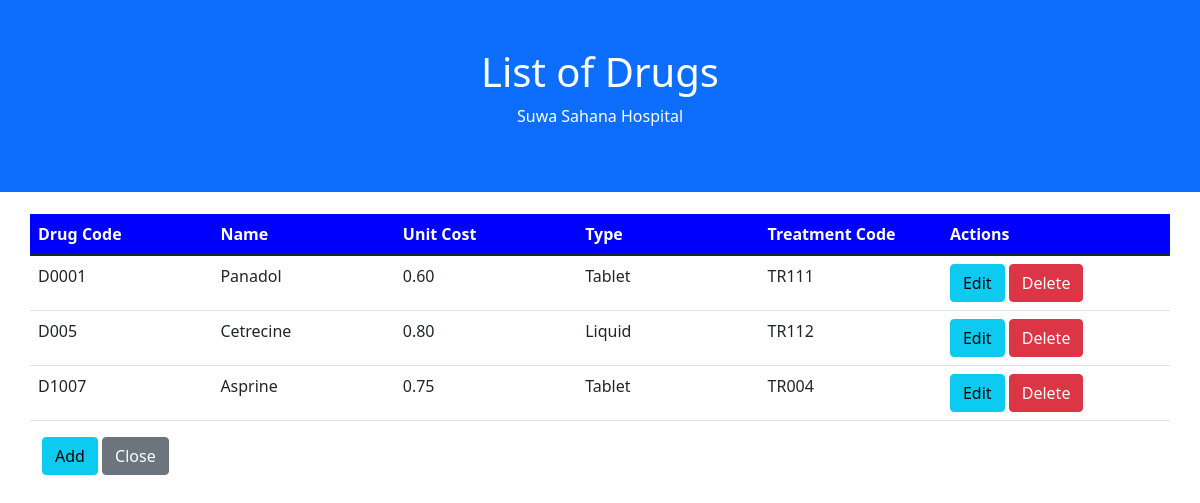
Page /pages/drugs.php on the committed database.
### tables this page shows
CREATE TABLE `drug` (
  `Drug_Code` varchar(5) NOT NULL,
  `Name` varchar(40) NOT NULL,
  `Unit_Cost` decimal(4,2) NOT NULL,
  `Type` varchar(20) NOT NULL,
  `Treatment_Code` varchar(5) NOT NULL
);

### pages/drugs.php (the view, shortened to what this page needs)
<?php
$database = createMySQLConn();
$res_select = $database->query("SELECT * FROM `drug`");
?>
<!doctype html>
<html lang="en">
<head>
    <link href="https://cdn.jsdelivr.net/npm/bootstrap@5.1.1/dist/css/bootstrap.min.css" rel="stylesheet"
>
</head>
<body>
<div class="container-fluid p-5 bg-primary text-white text-center">
    <h1>List of Drugs</h1>
    <p>Suwa Sahana Hospital</p>
</div>
<div class="container-fluid" style="margin-top: 20px;" id="nav-bed">
    <div class="container">
        <div class="row justify-content-center">
            <table class="table table-hover">
                <col style="width: 16%;" />
                <col style="width: 16%;" />
                <col style="width: 16%;" />
                <col style="width: 16%;" />
                <col style="width: 16%;" />
                <col style="width: 20%;" />
                <thead style="background-color: blue; color: white">
                <tr>
                    <th scope="col">Drug Code</th>
                    <th scope="col">Name</th>
                    <th scope="col">Unit Cost</th>
                    <th scope="col">Type</th>
                    <th scope="col">Treatment Code</th>
                    <th scope="col">Actions</th>
                </tr>
                </thead>
                <?php
                $row_count = 0;
                while ($row = $res_select->fetch_assoc()): ?>
                    <tr id="row-<?=$row_count?>">
                        <td><?=$row['Drug_Code']?></td>
                        <td><?=$row['Name']?></td>
                        <td><?=$row['Unit_Cost']?></td>
                        <td><?=$row['Type']?></td>
                        <td><?=$row['Treatment_Code']?></td>
                        <td>
                            <a href="#row-edit-<?=$row_count?>" class="btn btn-info data-row-toggle">Edit</a>
                            <a href="<?php echo htmlspecialchars($_SERVER["PHP_SELF"]); ?>?delete=<?=$row['Drug_Code']?>" class="btn btn-danger">Delete</a>
                        </td>
                    </tr>
                                <a href="#row-<?=$row_count++?>" class="btn btn-danger update-row-toggle">Close</a>
                <?php endwhile; ?>
            </table>
        </div>
    </div>
    <div class="container">
        <a href="#row-add" class="btn btn-info btn-block" id="btn-add">Add</a>
        <a href="<?php echo $_SESSION['previous_page']; ?>" class="btn btn-secondary btn-block">Close</a>
    </div>
</div>
</body>
</html>

### rows in the picture
drug: Drug_Code "D0001", Name "Panadol", Unit_Cost "0.60", Type "Tablet", Treatment_Code "TR111"
drug: Drug_Code "D005", Name "Cetrecine", Unit_Cost "0.80", Type "Liquid", Treatment_Code "TR112"
drug: Drug_Code "D1007", Name "Asprine", Unit_Cost "0.75", Type "Tablet", Treatment_Code "TR004"
